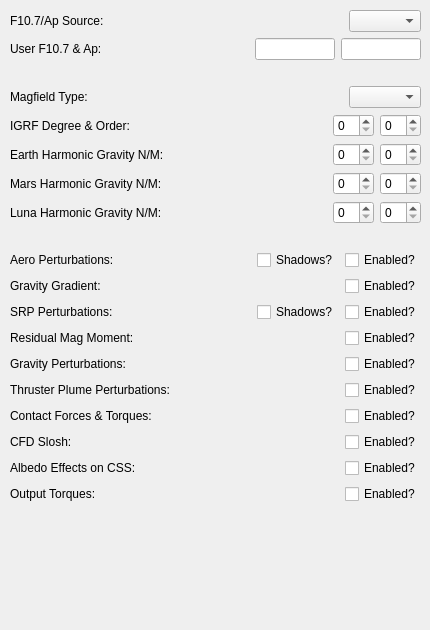
   <widget class="QWidget" name="simTabEnviron">
    <attribute name="title">
     <string>Environment</string>
    </attribute>
    <widget class="QWidget" name="verticalLayoutWidget_5">
     <property name="geometry">
      <rect>
       <x>10</x>
       <y>10</y>
       <width>411</width>
       <height>611</height>
      </rect>
     </property>
     <layout class="QVBoxLayout" name="verticalLayout_5">
      <item>
       <layout class="QHBoxLayout" name="horizontalLayout_13">
        <item>
         <widget class="QLabel" name="label_13">
          <property name="text">
           <string>F10.7/Ap Source:</string>
          </property>
         </widget>
        </item>
        <item>
         <spacer name="horizontalSpacer_13">
          <property name="orientation">
           <enum>Qt::Horizontal</enum>
          </property>
          <property name="sizeHint" stdset="0">
           <size>
            <width>40</width>
            <height>20</height>
           </size>
          </property>
         </spacer>
        </item>
        <item>
         <widget class="QComboBox" name="simF107Ap"/>
        </item>
       </layout>
      </item>
      <item>
       <layout class="QHBoxLayout" name="horizontalLayout_12">
        <item>
         <widget class="QLabel" name="simUserF107ApLabel">
          <property name="text">
           <string>User F10.7 &amp; Ap:</string>
          </property>
         </widget>
        </item>
        <item>
         <spacer name="horizontalSpacer_12">
          <property name="orientation">
           <enum>Qt::Horizontal</enum>
          </property>
          <property name="sizeHint" stdset="0">
           <size>
            <width>40</width>
            <height>20</height>
           </size>
          </property>
         </spacer>
        </item>
        <item>
         <widget class="QLineEdit" name="simF107">
          <property name="minimumSize">
           <size>
            <width>80</width>
            <height>0</height>
           </size>
          </property>
          <property name="maximumSize">
           <size>
            <width>80</width>
            <height>16777215</height>
           </size>
          </property>
         </widget>
        </item>
        <item>
         <widget class="QLineEdit" name="simAp">
          <property name="minimumSize">
           <size>
            <width>80</width>
            <height>0</height>
           </size>
          </property>
          <property name="maximumSize">
           <size>
            <width>80</width>
            <height>16777215</height>
           </size>
          </property>
         </widget>
        </item>
       </layout>
      </item>
      <item>
       <spacer name="horizontalSpacer_10">
        <property name="orientation">
         <enum>Qt::Horizontal</enum>
        </property>
        <property name="sizeHint" stdset="0">
         <size>
          <width>40</width>
          <height>20</height>
         </size>
        </property>
       </spacer>
      </item>
      <item>
       <layout class="QHBoxLayout" name="horizontalLayout_15">
        <item>
         <widget class="QLabel" name="label_15">
          <property name="text">
           <string>Magfield Type:</string>
          </property>
         </widget>
        </item>
        <item>
         <spacer name="horizontalSpacer_15">
          <property name="orientation">
           <enum>Qt::Horizontal</enum>
          </property>
          <property name="sizeHint" stdset="0">
           <size>
            <width>40</width>
            <height>20</height>
           </size>
          </property>
         </spacer>
        </item>
        <item>
         <widget class="QComboBox" name="simMagfieldType"/>
        </item>
       </layout>
      </item>
      <item>
       <layout class="QHBoxLayout" name="horizontalLayout_14">
        <item>
         <widget class="QLabel" name="simIGRFLabel">
          <property name="text">
           <string>IGRF Degree &amp; Order:</string>
          </property>
         </widget>
        </item>
        <item>
         <spacer name="horizontalSpacer_14">
          <property name="orientation">
           <enum>Qt::Horizontal</enum>
          </property>
          <property name="sizeHint" stdset="0">
           <size>
            <width>40</width>
            <height>20</height>
           </size>
          </property>
         </spacer>
        </item>
        <item>
         <widget class="QSpinBox" name="simIGRFDegree">
          <property name="maximum">
           <number>10</number>
          </property>
         </widget>
        </item>
        <item>
         <widget class="QSpinBox" name="simIGRFOrder">
          <property name="maximum">
           <number>10</number>
          </property>
         </widget>
        </item>
       </layout>
      </item>
      <item>
       <layout class="QHBoxLayout" name="horizontalLayout_16">
        <item>
         <widget class="QLabel" name="label_16">
          <property name="text">
           <string>Earth Harmonic Gravity N/M:</string>
          </property>
         </widget>
        </item>
        <item>
         <spacer name="horizontalSpacer_16">
          <property name="orientation">
           <enum>Qt::Horizontal</enum>
          </property>
          <property name="sizeHint" stdset="0">
           <size>
            <width>40</width>
            <height>20</height>
           </size>
          </property>
         </spacer>
        </item>
        <item>
         <widget class="QSpinBox" name="simEarthHarmN">
          <property name="maximum">
           <number>18</number>
          </property>
         </widget>
        </item>
        <item>
         <widget class="QSpinBox" name="simEarthHarmM">
          <property name="maximum">
           <number>18</number>
          </property>
         </widget>
        </item>
       </layout>
      </item>
      <item>
       <layout class="QHBoxLayout" name="horizontalLayout_17">
        <item>
         <widget class="QLabel" name="label_17">
          <property name="text">
           <string>Mars Harmonic Gravity N/M:</string>
          </property>
         </widget>
        </item>
        <item>
         <spacer name="horizontalSpacer_17">
          <property name="orientation">
           <enum>Qt::Horizontal</enum>
          </property>
          <property name="sizeHint" stdset="0">
           <size>
            <width>40</width>
            <height>20</height>
           </size>
          </property>
         </spacer>
        </item>
        <item>
         <widget class="QSpinBox" name="simMarsHarmN">
          <property name="maximum">
           <number>18</number>
          </property>
         </widget>
        </item>
        <item>
         <widget class="QSpinBox" name="simMarsHarmM">
          <property name="maximum">
           <number>18</number>
          </property>
         </widget>
        </item>
       </layout>
      </item>
      <item>
       <layout class="QHBoxLayout" name="horizontalLayout_18">
        <item>
         <widget class="QLabel" name="label_18">
          <property name="text">
           <string>Luna Harmonic Gravity N/M:</string>
          </property>
         </widget>
        </item>
        <item>
         <spacer name="horizontalSpacer_18">
          <property name="orientation">
           <enum>Qt::Horizontal</enum>
          </property>
          <property name="sizeHint" stdset="0">
           <size>
            <width>40</width>
            <height>20</height>
           </size>
          </property>
         </spacer>
        </item>
        <item>
         <widget class="QSpinBox" name="simLunaHarmN">
          <property name="maximum">
           <number>18</number>
          </property>
         </widget>
        </item>
        <item>
         <widget class="QSpinBox" name="simLunaHarmM">
          <property name="maximum">
           <number>18</number>
          </property>
         </widget>
        </item>
       </layout>
      </item>
      <item>
       <spacer name="horizontalSpacer_9">
        <property name="orientation">
         <enum>Qt::Horizontal</enum>
        </property>
        <property name="sizeHint" stdset="0">
         <size>
          <width>40</width>
          <height>20</height>
         </size>
        </property>
       </spacer>
      </item>
      <item>
       <layout class="QHBoxLayout" name="horizontalLayout_19">
        <item>
         <widget class="QLabel" name="label_12">
          <property name="text">
           <string>Aero Perturbations:</string>
          </property>
         </widget>
        </item>
        <item>
         <spacer name="horizontalSpacer_20">
          <property name="orientation">
           <enum>Qt::Horizontal</enum>
          </property>
          <property name="sizeHint" stdset="0">
           <size>
            <width>40</width>
            <height>20</height>
           </size>
          </property>
         </spacer>
        </item>
        <item>
         <widget class="QCheckBox" name="simAeroPertShadow">
          <property name="text">
           <string>Shadows?</string>
          </property>
         </widget>
        </item>
        <item>
         <widget class="QCheckBox" name="simAeroPertEn">
          <property name="text">
           <string>Enabled?</string>
          </property>
         </widget>
        </item>
       </layout>
      </item>
      <item>
       <layout class="QHBoxLayout" name="horizontalLayout_22">
        <item>
         <widget class="QLabel" name="label_14">
          <property name="text">
           <string>Gravity Gradient:</string>
          </property>
         </widget>
        </item>
        <item>
         <spacer name="horizontalSpacer_21">
          <property name="orientation">
           <enum>Qt::Horizontal</enum>
          </property>
          <property name="sizeHint" stdset="0">
           <size>
            <width>40</width>
            <height>20</height>
           </size>
          </property>
         </spacer>
        </item>
        <item>
         <widget class="QCheckBox" name="simGravGradientEn">
          <property name="text">
           <string>Enabled?</string>
          </property>
         </widget>
        </item>
       </layout>
      </item>
      <item>
       <layout class="QHBoxLayout" name="horizontalLayout_21">
        <item>
         <widget class="QLabel" name="label_19">
          <property name="text">
           <string>SRP Perturbations:</string>
          </property>
         </widget>
        </item>
        <item>
         <spacer name="horizontalSpacer_22">
          <property name="orientation">
           <enum>Qt::Horizontal</enum>
          </property>
          <property name="sizeHint" stdset="0">
           <size>
            <width>40</width>
            <height>20</height>
           </size>
          </property>
         </spacer>
        </item>
        <item>
         <widget class="QCheckBox" name="simSRPPertShadow">
          <property name="text">
           <string>Shadows?</string>
          </property>
         </widget>
        </item>
        <item>
         <widget class="QCheckBox" name="simSRPPertEn">
          <property name="text">
           <string>Enabled?</string>
          </property>
         </widget>
        </item>
       </layout>
      </item>
      <item>
       <layout class="QHBoxLayout" name="horizontalLayout_27">
        <item>
         <widget class="QLabel" name="label_24">
          <property name="text">
           <string>Residual Mag Moment:</string>
          </property>
         </widget>
        </item>
        <item>
         <spacer name="horizontalSpacer_27">
          <property name="orientation">
           <enum>Qt::Horizontal</enum>
          </property>
          <property name="sizeHint" stdset="0">
           <size>
            <width>40</width>
            <height>20</height>
           </size>
          </property>
         </spacer>
        </item>
        <item>
         <widget class="QCheckBox" name="simResidualMagEn">
          <property name="text">
           <string>Enabled?</string>
          </property>
         </widget>
        </item>
       </layout>
      </item>
      <item>
       <layout class="QHBoxLayout" name="horizontalLayout_28">
        <item>
         <widget class="QLabel" name="label_25">
          <property name="text">
           <string>Gravity Perturbations:</string>
          </property>
         </widget>
        </item>
        <item>
         <spacer name="horizontalSpacer_28">
          <property name="orientation">
           <enum>Qt::Horizontal</enum>
          </property>
          <property name="sizeHint" stdset="0">
           <size>
            <width>40</width>
            <height>20</height>
           </size>
          </property>
         </spacer>
        </item>
        <item>
         <widget class="QCheckBox" name="simGravPertEn">
          <property name="text">
           <string>Enabled?</string>
          </property>
         </widget>
        </item>
       </layout>
      </item>
      <item>
       <layout class="QHBoxLayout" name="horizontalLayout_25">
        <item>
         <widget class="QLabel" name="label_22">
          <property name="text">
           <string>Thruster Plume Perturbations:</string>
          </property>
         </widget>
        </item>
        <item>
         <spacer name="horizontalSpacer_25">
          <property name="orientation">
           <enum>Qt::Horizontal</enum>
          </property>
          <property name="sizeHint" stdset="0">
           <size>
            <width>40</width>
            <height>20</height>
           </size>
          </property>
         </spacer>
        </item>
        <item>
         <widget class="QCheckBox" name="simThrusterPlumeEn">
          <property name="text">
           <string>Enabled?</string>
          </property>
         </widget>
        </item>
       </layout>
      </item>
      <item>
       <layout class="QHBoxLayout" name="horizontalLayout_26">
        <item>
         <widget class="QLabel" name="label_23">
          <property name="text">
           <string>Contact Forces &amp; Torques:</string>
          </property>
         </widget>
        </item>
        <item>
         <spacer name="horizontalSpacer_26">
          <property name="orientation">
           <enum>Qt::Horizontal</enum>
          </property>
          <property name="sizeHint" stdset="0">
           <size>
            <width>40</width>
            <height>20</height>
           </size>
          </property>
         </spacer>
        </item>
        <item>
         <widget class="QCheckBox" name="simContactEn">
          <property name="text">
           <string>Enabled?</string>
          </property>
         </widget>
        </item>
       </layout>
      </item>
      <item>
       <layout class="QHBoxLayout" name="horizontalLayout_29">
        <item>
         <widget class="QLabel" name="label_26">
          <property name="text">
           <string>CFD Slosh:</string>
          </property>
         </widget>
        </item>
        <item>
         <spacer name="horizontalSpacer_29">
          <property name="orientation">
           <enum>Qt::Horizontal</enum>
          </property>
          <property name="sizeHint" stdset="0">
           <size>
            <width>40</width>
            <height>20</height>
           </size>
          </property>
         </spacer>
        </item>
        <item>
         <widget class="QCheckBox" name="simSloshEn">
          <property name="text">
           <string>Enabled?</string>
          </property>
         </widget>
        </item>
       </layout>
      </item>
      <item>
       <layout class="QHBoxLayout" name="horizontalLayout_24">
        <item>
         <widget class="QLabel" name="label_21">
          <property name="text">
           <string>Albedo Effects on CSS:</string>
          </property>
         </widget>
        </item>
        <item>
         <spacer name="horizontalSpacer_24">
          <property name="orientation">
           <enum>Qt::Horizontal</enum>
          </property>
          <property name="sizeHint" stdset="0">
           <size>
            <width>40</width>
            <height>20</height>
           </size>
          </property>
         </spacer>
        </item>
        <item>
         <widget class="QCheckBox" name="simAlbedoEn">
          <property name="text">
           <string>Enabled?</string>
          </property>
         </widget>
        </item>
       </layout>
      </item>
      <item>
       <layout class="QHBoxLayout" name="horizontalLayout_23">
        <item>
         <widget class="QLabel" name="label_20">
          <property name="text">
           <string>Output Torques:</string>
          </property>
         </widget>
        </item>
        <item>
         <spacer name="horizontalSpacer_23">
          <property name="orientation">
           <enum>Qt::Horizontal</enum>
          </property>
          <property name="sizeHint" stdset="0">
           <size>
            <width>40</width>
            <height>20</height>
           </size>
          </property>
         </spacer>
        </item>
        <item>
         <widget class="QCheckBox" name="simOutputTorqueEn">
          <property name="text">
           <string>Enabled?</string>
          </property>
         </widget>
        </item>
       </layout>
      </item>
      <item>
       <spacer name="verticalSpacer_3">
        <property name="orientation">
         <enum>Qt::Vertical</enum>
        </property>
        <property name="sizeHint" stdset="0">
         <size>
          <width>20</width>
          <height>40</height>
         </size>
        </property>
       </spacer>
      </item>
     </layout>
    </widget>
   </widget>
